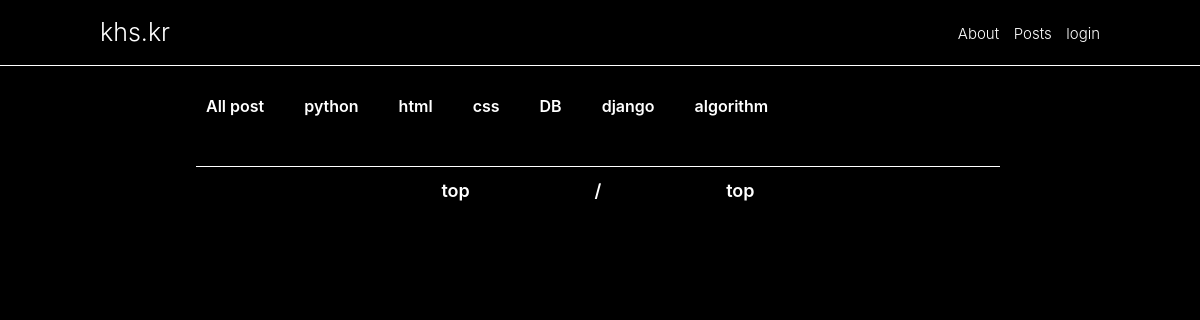
Before: /django/ with the older database file.
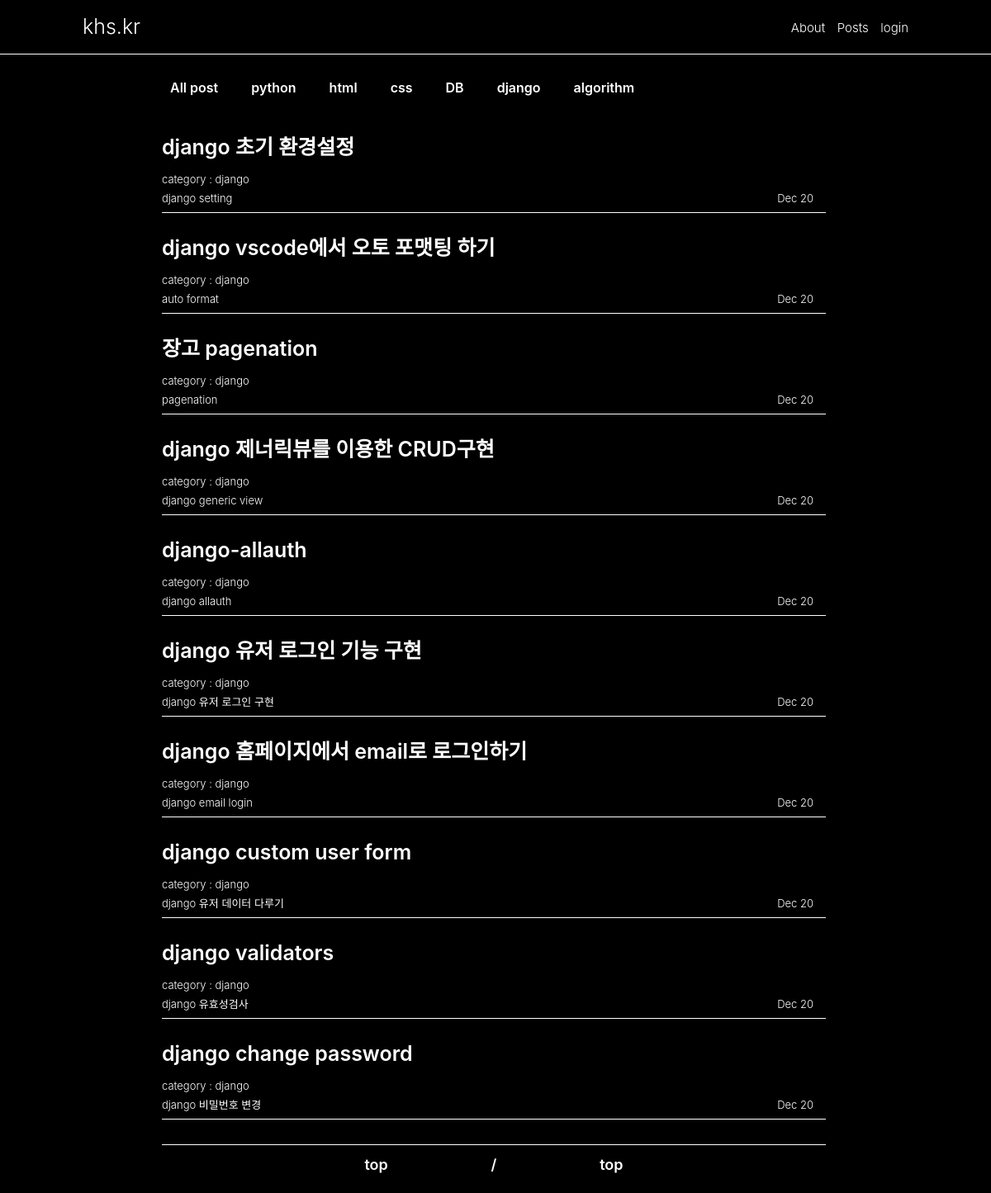
After: the same page with the newer database file.
### web/models.py (models this page shows, shortened)
class Post(models.Model):
    title = models.CharField(max_length=100)
    content = summer_fields.SummernoteTextField(default='')
    type = models.CharField(
        max_length=80, choices=LANG_TYPE, null=True, default='css')
    description = models.CharField(max_length=200, default='')
    dt_created = models.DateTimeField(auto_now_add=True)

### web/views.py (the view)
# urls.py: path('django/', views.django_list, name='django_list'),
def django_list(request):
    object = Post.objects.filter(type='django').order_by('-dt_created')
    context = {
        'object': object
    }
    return render(request, 'web/index.html', context)

### web/templates/web/index.html
{% extends './base.html' %}
{% load static %}
{% block content %}
  <div class="content__box">
    <div class='content_select_box_container'>
      <a class="content_select_box" href={% url 'index' %}>All post</a>
      <a class="content_select_box" href={% url 'python_list' %}>python</a>
      <a class="content_select_box" href={% url 'html_list' %}>html</a>
      <a class="content_select_box" href={% url 'css_list' %}>css</a>
      <a class="content_select_box" href={% url 'DB_list' %}>DB</a>
      <a class="content_select_box" href={% url 'django_list' %}>django</a>
      <a class="content_select_box" href={% url 'algorithm_list' %}>algorithm</a>
    </div>
    <ul>
      {% for obj in object %}
        <li>
          <a href={% url 'post-detail' obj.id %}>
            <h2 class='content__title'>{{obj.title}}</h2>
            <div class='content-title__box'>
              <div class="description">
                <span class='content__category'>category :
                  {{obj.type}}
                </span>
                <div class='content__description'>
                  <p>{{obj.description}}</p>
                </div>
              </div>
              <div class="content__date">
                <span>{{obj.dt_created|date:"M"}}
                  {{obj.dt_created|date:"d"}}</span>
              </div>
            </div>
          </a>
        </li>
      {% endfor %}
    </ul>
  </div>
  <div>
    <div class='page_ul_container'>
      <ul class='page_container'>
        {% if object.has_previous %}
          <li>
            <a href="?p={{object.previous_page_number}}">previous</a>
          </li>
        {% else %}
          <li>
            <a href="#" onclick="javascript:window.scrollTo(0,0)">top</a>
          </li>
        {% endif %}
        <li>
          <a href="#">{{object.number}}/{{object.paginator.num_pages}}</a>
        </li>
        {% if object.has_next %}
          <li>
            <a href="?p={{object.next_page_number}}">next</a>
          </li>
        {% else %}
          <li>
            <a href="#" onclick="javascript:window.scrollTo(0,0)">top</a>
          </li>
        {% endif %}
      </ul>
    </div>
  </div>
{% endblock content %}

Changed rows visible on the page:
now on this page (row edited): Post: title "django 초기 환경설정", type "django", description "django setting", dt_created "Dec", dt_created "20"
now on this page (row edited): Post: title "django vscode에서 오토 포맷팅 하기", type "django", description "auto format", dt_created "Dec", dt_created "20"
now on this page (row edited): Post: title "장고 pagenation", type "django", description "pagenation", dt_created "Dec", dt_created "20"
now on this page (row edited): Post: title "django 제너릭뷰를 이용한 CRUD구현", type "django", description "django generic view", dt_created "Dec", dt_created "20"
now on this page (row edited): Post: title "django-allauth", type "django", description "django allauth", dt_created "Dec", dt_created "20"
now on this page (row edited): Post: title "django 유저 로그인 기능 구현", type "django", description "django 유저 로그인 구현", dt_created "Dec", dt_created "20"
now on this page (row edited): Post: title "django 홈페이지에서 email로 로그인하기", type "django", description "django email login", dt_created "Dec", dt_created "20"
now on this page (row edited): Post: title "django custom user form", type "django", description "django 유저 데이터 다루기", dt_created "Dec", dt_created "20"
now on this page (row edited): Post: title "django validators", type "django", description "django 유효성검사", dt_created "Dec", dt_created "20"
now on this page (row edited): Post: title "django change password", type "django", description "django 비밀번호 변경", dt_created "Dec", dt_created "20"
